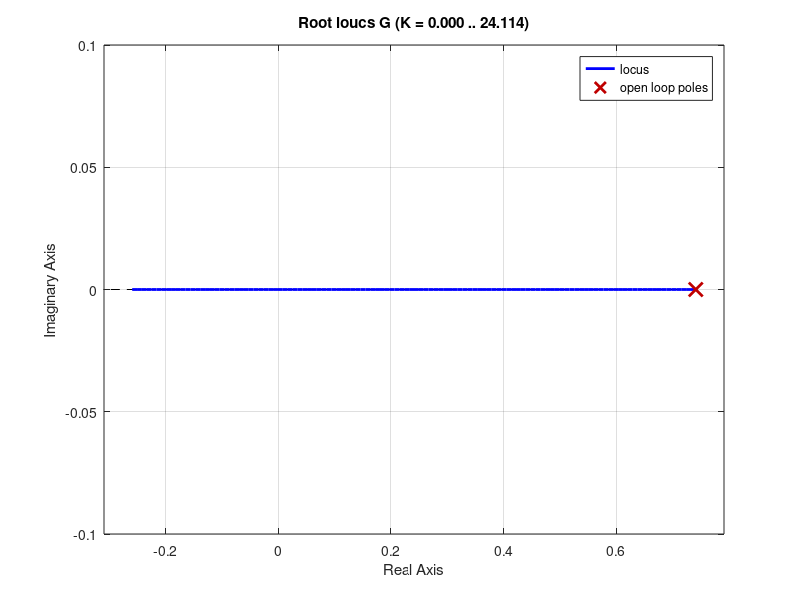

MATLAB code to generate this figure:
s = tf('s');
T = 0.6;
% xed = (2 /(s+0.5) * 0.04)/(1 + 2 /(s+0.5) * 0.04)
% evalfr(xed,0)
P = 2 /(s+0.5) * 0.04;
G = c2d(P,T,'zoh');

% rltool(G)
rlocus(G)

D = 1;
H = minreal(G*D/(1+G*D));

